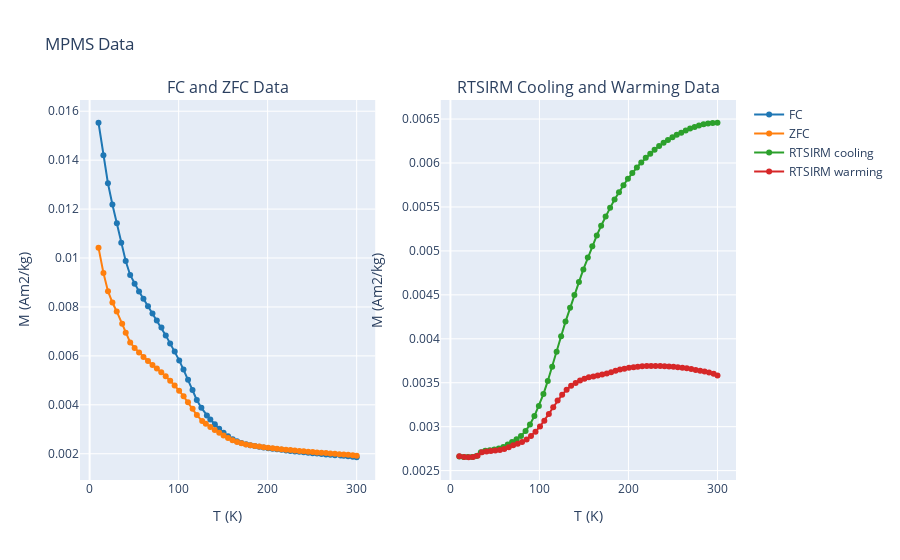

Write notebook code for a chart like this one.
### Markdown cell above
### Make interactive plots

Rather than the static plots made above, you may want to make interactive plots. This can be done by putting in the parameter `use_plotly=True`.

### Code cell
rmag.plot_mpms_data(fc_data, zfc_data, rtsirm_cool_data, rtsirm_warm_data, use_plotly=True)
